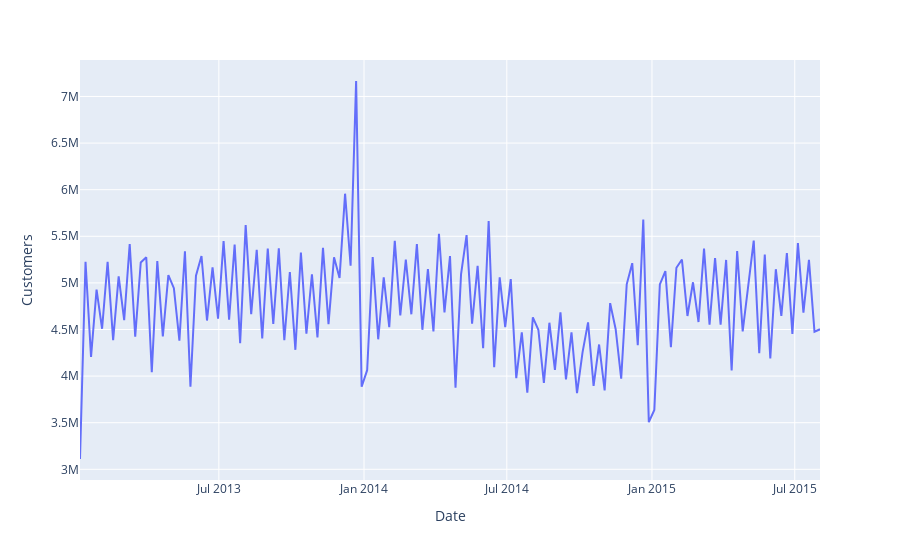

The notebook cell saved with this chart:
### Code cell
joined_W = joined.set_index('Date').resample('W')['Customers'].sum().reset_index()
pe.line(data_frame=joined_W, x='Date',y='Customers')

### Figure 1 — Plotly figure (JSON) as saved in the notebook; plotly's stock layout.template omitted (floating-point values rounded to 4 significant figures; data arrays with more than 128 entries replaced by an {"elided": "..."} marker saying what was removed)
{"data": [{"hovertemplate": "Date=%{x}<br>Customers=%{y}<extra></extra>", "legendgroup": "", "line": {"color": "#636efa", "dash": "solid"}, "mode": "lines", "name": "", "orientation": "v", "showlegend": false, "type": "scatter", "x": {"elided": "135 str values"}, "xaxis": "x", "y": {"elided": "135 int values"}, "yaxis": "y"}], "layout": {"autosize": true, "legend": {"tracegroupgap": 0}, "margin": {"t": 60}, "xaxis": {"anchor": "y", "autorange": false, "domain": [0, 1], "range": ["2013-01-06", "2015-08-02"], "title": {"text": "Date"}, "type": "date"}, "yaxis": {"anchor": "x", "autorange": true, "domain": [0, 1], "range": [2885000.0, 7391000.0], "title": {"text": "Customers"}, "type": "linear"}}}
